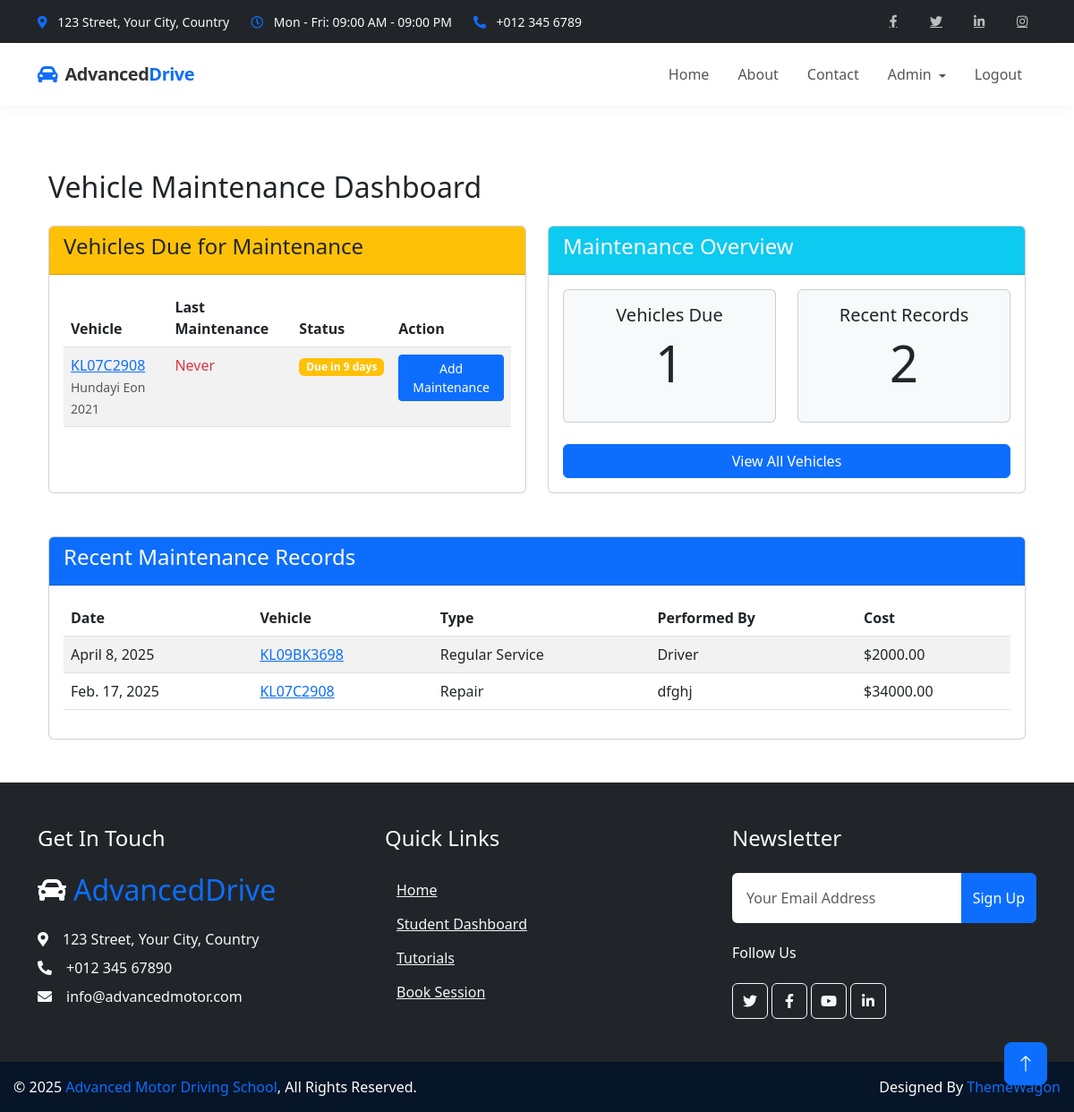
Screenshot of /vehicle/maintenance/ (signed in) with the database file from the repository.
### vehicles/models.py (models this page shows, shortened)
class Vehicle(models.Model):
    VEHICLE_TYPES = (
        ('CAR', 'Car'),
        ('SCOOTY', 'Scooty'),
        ('OTHER', 'Other')
    )
    vehicle_number = models.CharField(max_length=20, unique=True)
    make = models.CharField(max_length=50)
    model = models.CharField(max_length=100)
    vehicle_type = models.CharField(max_length=10, choices=VEHICLE_TYPES)
    purchased_year = models.PositiveIntegerField()
    registration_expiry = models.DateField(null=True, blank=True)
    insurance_expiry = models.DateField(null=True, blank=True)
    seating_capacity = models.PositiveIntegerField(default=2)
    last_service_date = models.DateField(null=True, blank=True)
    next_service_due = models.DateField(null=True, blank=True)
    odometer_reading = models.PositiveIntegerField(default=0)
    is_active = models.BooleanField(default=True)
    created_at = models.DateTimeField(auto_now_add=True)
    updated_at = models.DateTimeField(auto_now=True)
    def is_maintenance_due(self):
        if not self.next_service_due:
            return False
        return self.next_service_due <= timezone.now().date()
    def days_to_maintenance(self):
        if not self.next_service_due:
            return None
        delta = self.next_service_due - timezone.now().date()
        return delta.days

class MaintenanceRecord(models.Model):
    MAINTENANCE_TYPES = (
        ('REGULAR', 'Regular Service'),
        ('REPAIR', 'Repair'),
        ('INSPECTION', 'Inspection'),
        ('OTHER', 'Other')
    )
    vehicle = models.ForeignKey(
        Vehicle,
        on_delete=models.CASCADE,
        related_name='maintenance_records'
    )
    maintenance_date = models.DateField()
    maintenance_type = models.CharField(max_length=20, choices=MAINTENANCE_TYPES)
    description = models.TextField()
    cost = models.DecimalField(max_digits=10, decimal_places=2)
    odometer_reading = models.PositiveIntegerField()
    performed_by = models.CharField(max_length=100)
    next_service_due_date = models.DateField(null=True, blank=True)
    next_service_due_km = models.PositiveIntegerField(null=True, blank=True)
    notes = models.TextField(blank=True, null=True)
    created_at = models.DateTimeField(auto_now_add=True)

### vehicles/views.py (the view)
# urls.py: path('maintenance/', views.maintenance_dashboard, name='maintenance_dashboard'),
@login_required
def maintenance_dashboard(request):
    maintenance_due_vehicles = [v for v in Vehicle.objects.filter(is_active=True)
                               if v.is_maintenance_due() or (v.days_to_maintenance() and v.days_to_maintenance() <= 30)]
    recent_records = MaintenanceRecord.objects.all().order_by('-maintenance_date')[:10]
    context = {
        'maintenance_due_vehicles': maintenance_due_vehicles,
        'recent_records': recent_records,
    }
    return render(request, 'vehicles/maintenance_dashboard.html', context)

### vehicles/templates/vehicles/maintenance_dashboard.html (shortened to what this page needs)
{% extends "base.html" %}
{% block content %}
<div class="container mt-4">
    <h2 class="mb-4">Vehicle Maintenance Dashboard</h2>
    <div class="row">
        <div class="col-md-6 mb-4">
            <div class="card h-100">
                <div class="card-header bg-warning text-dark">
                    <h4>Vehicles Due for Maintenance</h4>
                </div>
                <div class="card-body">
                    {% if maintenance_due_vehicles %}
                    <div class="table-responsive">
                        <table class="table table-striped">
                            <thead>
                                <tr>
                                    <th>Vehicle</th>
                                    <th>Last Maintenance</th>
                                    <th>Status</th>
                                    <th>Action</th>
                                </tr>
                            </thead>
                            <tbody>
                                {% for vehicle in maintenance_due_vehicles %}
                                <tr>
                                    <td>
                                        <a href="{% url 'vehicle_detail' vehicle_id=vehicle.id %}">
                                            {{ vehicle.vehicle_number }}
                                        </a>
                                        <br>
                                        <small class="text-muted">{{ vehicle.make }} {{ vehicle.model }}</small>
                                    </td>
                                    <td>
                                        {% if vehicle.last_maintenance_date %}
                                            {{ vehicle.last_maintenance_date }}
                                        {% else %}
                                            <span class="text-danger">Never</span>
                                        {% endif %}
                                    </td>
                                    <td>
                                        {% if vehicle.is_maintenance_due %}
                                            <span class="badge bg-danger">Overdue</span>
                                        {% else %}
                                            <span class="badge bg-warning">Due in {{ vehicle.days_to_maintenance }} days</span>
                                        {% endif %}
                                    </td>
                                    <td>
                                        <a href="{% url 'maintenance_record_create' vehicle_id=vehicle.id %}" class="btn btn-sm btn-primary">
                                            Add Maintenance
                                        </a>
                                    </td>
                                </tr>
                                {% endfor %}
                            </tbody>
                        </table>
                    </div>
                    {% else %}
                    <div class="alert alert-success">
                        <i class="fas fa-check-circle"></i> No vehicles are currently due for maintenance.
                    </div>
                    {% endif %}
                </div>
            </div>
        </div>
        <div class="col-md-6 mb-4">
            <div class="card h-100">
                <div class="card-header bg-info text-white">
                    <h4>Maintenance Overview</h4>
                </div>
                <div class="card-body">
                    <div class="row mb-4">
                        <div class="col-md-6">
                            <div class="card bg-light">
                                <div class="card-body text-center">
                                    <h5 class="card-title">Vehicles Due</h5>
                                    <p class="display-4">{{ maintenance_due_vehicles|length }}</p>
                                </div>
                            </div>
                        </div>
                        <div class="col-md-6">
                            <div class="card bg-light">
                                <div class="card-body text-center">
                                    <h5 class="card-title">Recent Records</h5>
                                    <p class="display-4">{{ recent_records|length }}</p>
                                </div>
                            </div>
                        </div>
                    </div>
                    <div class="d-grid gap-2">
                        <a href="{% url 'vehicle_list' %}" class="btn btn-primary">View All Vehicles</a>
                    </div>
                </div>
            </div>
        </div>
    </div>
    <div class="card mt-4">
        <div class="card-header bg-primary text-white">
            <h4>Recent Maintenance Records</h4>
        </div>
        <div class="card-body">
            {% if recent_records %}
            <div class="table-responsive">
                <table class="table table-striped">
                    <thead>
                        <tr>
                            <th>Date</th>
                            <th>Vehicle</th>
                            <th>Type</th>
                            <th>Performed By</th>
                            <th>Cost</th>
                        </tr>
                    </thead>
                    <tbody>
                        {% for record in recent_records %}
                        <tr>
                            <td>{{ record.maintenance_date }}</td>
                            <td>
                                <a href="{% url 'vehicle_detail' vehicle_id=record.vehicle.id %}">
                                    {{ record.vehicle.vehicle_number }}
                                </a>
                            </td>
                            <td>{{ record.get_maintenance_type_display }}</td>
                            <td>{{ record.performed_by }}</td>
                            <td>${{ record.cost }}</td>
                        </tr>
                        {% endfor %}
                    </tbody>
                </table>
            </div>
            {% else %}
            <div class="alert alert-info">No recent maintenance records found.</div>
            {% endif %}
        </div>
    </div>
</div>
{% endblock %}

### static/css/style.css (style rules this page uses)
:root { --primary: #F3BD00; --secondary: #757575; --light: #F3F6F8; --dark: #0C2B4B; }
.btn { font-weight: 500; transition: .5s; }
.btn.btn-primary, .btn.btn-outline-primary:hover { color: #FFFFFF; }

### templates/base.html (style rules this page uses)
html, body { height: 100%; margin: 0; padding: 0; display: flex; flex-direction: column; }

### rows the page displays
Vehicle: vehicle_number "KL07C2908", make "Hundayi Eon", model "2021", days_to_maintenance "9"
MaintenanceRecord: maintenance_date "April 8, 2025", vehicle.vehicle_number "KL09BK3698", maintenance_type "Regular Service", performed_by "Driver", cost "2000.00"
MaintenanceRecord: maintenance_date "Feb. 17, 2025", vehicle.vehicle_number "KL07C2908", maintenance_type "Repair", performed_by "dfghj", cost "34000.00"

### other values shown
{{ maintenance_due_vehicles|length }} "1"
{{ recent_records|length }} "2"
